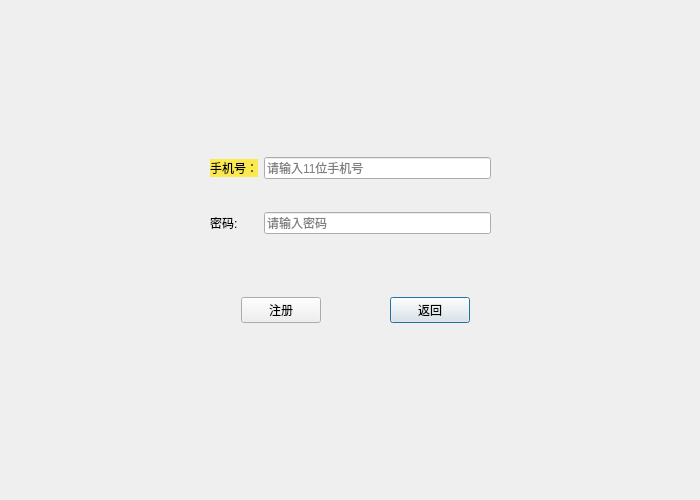
<?xml version="1.0" encoding="UTF-8"?>
<ui version="4.0">
 <class>Logup</class>
 <widget class="QDialog" name="Logup">
  <property name="geometry">
   <rect>
    <x>0</x>
    <y>0</y>
    <width>700</width>
    <height>500</height>
   </rect>
  </property>
  <property name="windowTitle">
   <string>注册成为顾客</string>
  </property>
  <property name="styleSheet">
   <string notr="true">background-image: url(:/images/mylogupbackground.jpg);</string>
  </property>
  <widget class="QWidget" name="gridLayoutWidget">
   <property name="geometry">
    <rect>
     <x>210</x>
     <y>130</y>
     <width>281</width>
     <height>131</height>
    </rect>
   </property>
   <layout class="QGridLayout" name="gridLayout_4">
    <item row="1" column="0" alignment="Qt::AlignVCenter">
     <widget class="QLabel" name="codenumlabel">
      <property name="text">
       <string>密码:</string>
      </property>
     </widget>
    </item>
    <item row="0" column="0" alignment="Qt::AlignVCenter">
     <widget class="QLabel" name="phnumlabel">
      <property name="styleSheet">
       <string notr="true">background-color: rgb(252, 233, 79);</string>
      </property>
      <property name="text">
       <string>手机号：</string>
      </property>
     </widget>
    </item>
    <item row="1" column="1">
     <widget class="QLineEdit" name="codelineEdit">
      <property name="placeholderText">
       <string>请输入密码</string>
      </property>
     </widget>
    </item>
    <item row="0" column="1">
     <widget class="QLineEdit" name="phnumLineEdit">
      <property name="placeholderText">
       <string>请输入11位手机号</string>
      </property>
     </widget>
    </item>
   </layout>
  </widget>
  <widget class="QWidget" name="gridLayoutWidget_2">
   <property name="geometry">
    <rect>
     <x>210</x>
     <y>280</y>
     <width>291</width>
     <height>61</height>
    </rect>
   </property>
   <layout class="QGridLayout" name="gridLayout_5">
    <item row="0" column="2" alignment="Qt::AlignHCenter">
     <widget class="QPushButton" name="returbtn">
      <property name="text">
       <string>返回</string>
      </property>
     </widget>
    </item>
    <item row="0" column="0" alignment="Qt::AlignHCenter">
     <widget class="QPushButton" name="logupbtn">
      <property name="text">
       <string>注册</string>
      </property>
     </widget>
    </item>
    <item row="0" column="1">
     <layout class="QHBoxLayout" name="horizontalLayout_2"/>
    </item>
   </layout>
  </widget>
 </widget>
 <resources/>
 <connections/>
</ui>
